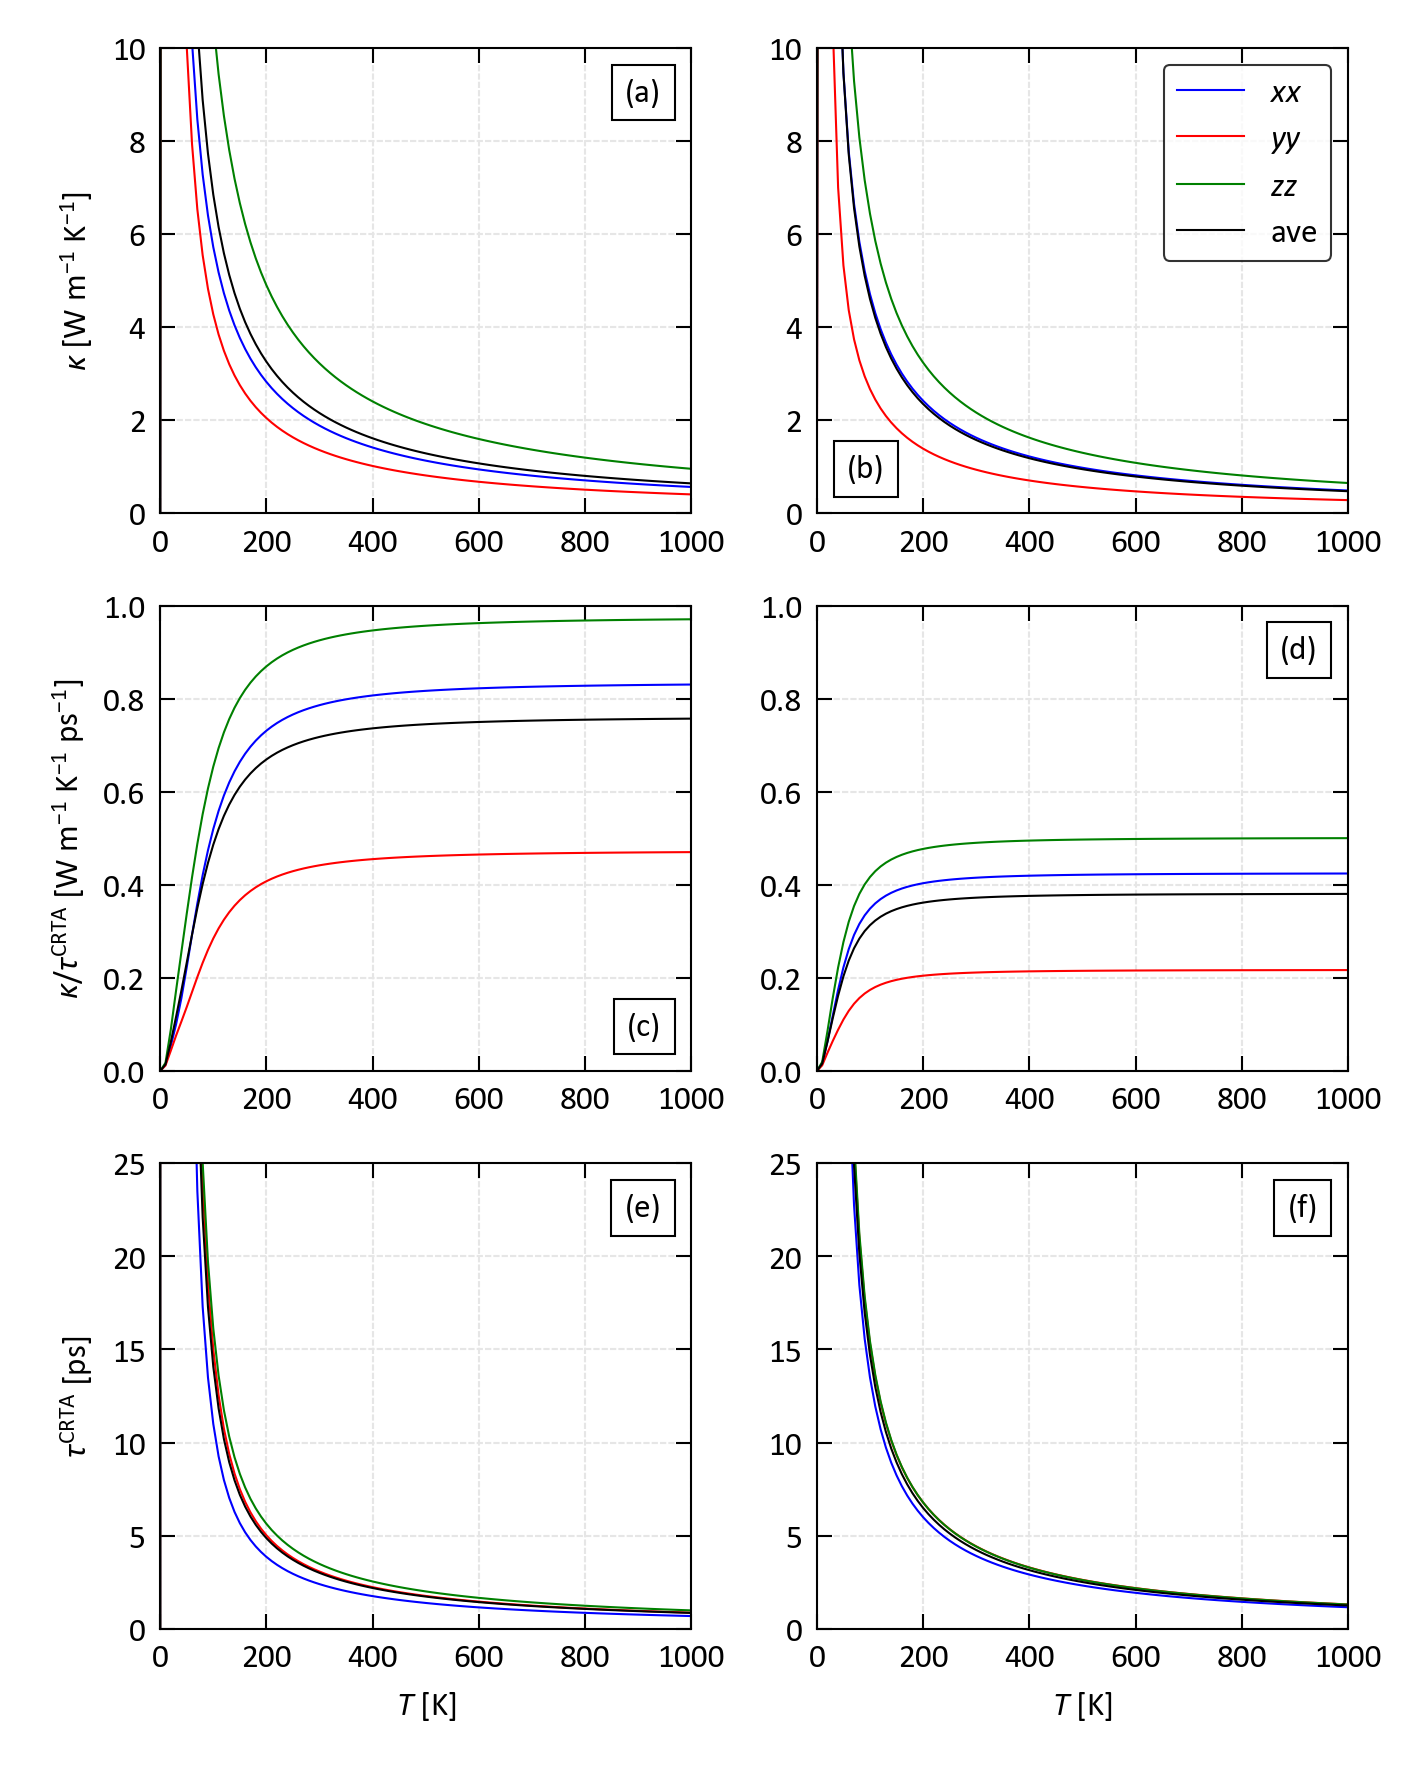

This chart was generated by the following Python code:
# k_latt_crta_plot.py


""" In this example, we prepare a plot to compare the data from a
"constant relaxation-time approximation" ("CRTA") analysis of the lattice
thermal conductivity of Pnma SnS and SnSe.

We plot the principal xx, yy and zz components of the three CRTA quantities,
\kappa, \kappa / \tau^CRTA (harmonic function) and \tau^CRTA (weighted-average
lifetime), together with the average.

The calculation uses data from the paper:

    Approximate models for the lattice thermal conductivity of alloy
        thermoelectrics
    J. M. Skelton
    J. Mater. Chem. C 9 (35), 11772 (2021), DOI: 10.1039/D1TC02026A
"""


import matplotlib.pyplot as plt

from matplotlib.offsetbox import AnchoredText

from zt_calc_workflow.phono3py import read_phono3py_crta_csv
from zt_calc_workflow.plotting import setup_matplotlib


if __name__ == "__main__":
    # Read input data.
    
    crta_sns = read_phono3py_crta_csv(r"SnS-kappa-m16816.Prim-CRTA.csv")
    crta_snse = read_phono3py_crta_csv(r"SnSe-kappa-m16816.Prim-CRTA.csv")
    
    # Setup Matplotlib.
    
    setup_matplotlib()
    
    # Plot parameters.
    
    plot_labels = ["$xx$", "$yy$", "$zz$", "ave"]
    plot_colours = ['b', 'r', 'g', 'k']
    
    # Plot.
    
    plt.figure(figsize=(12. / 2.54, 15. / 2.54))
    
    subplot_axes = [plt.subplot(3, 2, i + 1) for i in range(6)]
    
    # Loop over SnS/SnSe (columns).
    
    for i, df in enumerate([crta_sns, crta_snse]):
        # Loop over \kappa, \kappa / \tau^CRTA and \tau^CRTA (rows).
        
        for axes, k in zip(
                subplot_axes[i::2], ['kappa', 'kappa_tau_crta', 'tau_crta']):
            
            # Loop over diagonal components of tensors and average.
            
            for suffix, l, c in zip(
                    ['xx', 'yy', 'zz', 'ave'], plot_labels, plot_colours):
                
                data_k = '{0}_{1}'.format(k, suffix)
                axes.plot(df['t'], df[data_k], label=l, color=c)
    
    # Adjust axis ranges and labels.
    
    for axes in subplot_axes:
        axes.set_xlim(0., 1000.)
    
    for i, y_max in enumerate([10., 1., 25.]):
        for axes in subplot_axes[2 * i:2 * (i + 1)]:
            axes.set_ylim(0., y_max)
    
    for axes in subplot_axes[-2:]:
        axes.set_xlabel(r"$T$ [K]")
    
    y_labels = [
        r"$\kappa$ [W m$^{-1}$ K$^{-1}$]",
        r"$\kappa / \tau^\mathrm{CRTA}$ [W m$^{-1}$ K$^{-1}$ ps$^{-1}$]",
        r"$\tau^\mathrm{CRTA}$ [ps]"]
    
    for i, y_label in enumerate(y_labels):
        subplot_axes[2 * i].set_ylabel(y_label)
    
    # Add legend.
    
    legend = subplot_axes[1].legend(loc='upper right')
    legend.get_frame().set_edgecolor('k')
    
    # Add subplot labels.
    
    subplot_label_locs = ['upper right', 'lower left', 'lower right',
                          'upper right', 'upper right', 'upper right']
    
    for i, (axes, loc) in enumerate(zip(subplot_axes, subplot_label_locs)):
        axes.add_artist(
            AnchoredText(r"({0})".format(chr(97 + i)), loc=loc))
    
    for axes in subplot_axes:
        axes.grid(color=(0.9, 0.9, 0.9), dashes=(3.0, 1.0), linewidth=.5)
    
    # Finalise and save.
    
    plt.tight_layout()
    
    plt.savefig(r"k_latt_crta_plot.png", dpi=300)
    plt.close()
